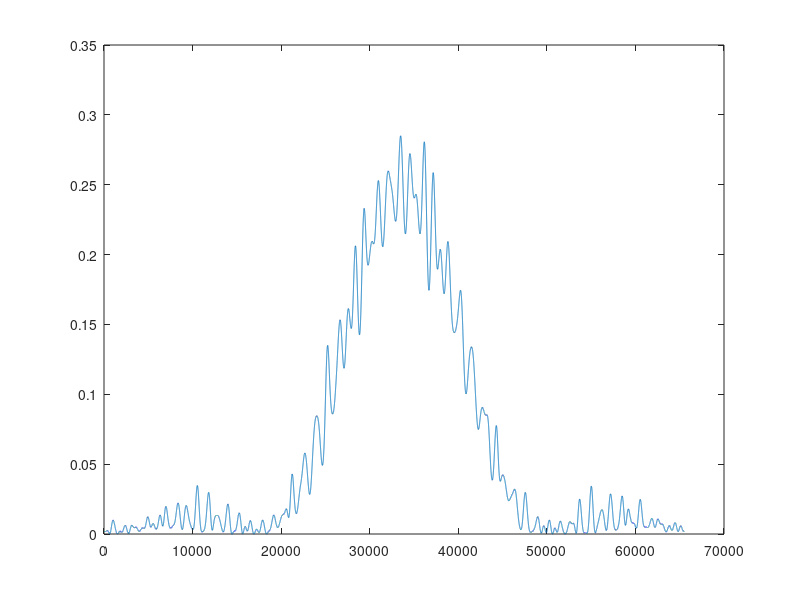

The MATLAB source for this figure:
% EELE 581 1D Diffraction
% We want to calculate the optical field behind a 1-dimensional aperture.
% We do so using the angular spectrum/transfer function approach.
clear;
% Define our parameters
apertureLength = 5;       % l [mm]
distance = 100;           % z [mm]
wavelength = 1;           % lambda [mm (nm x10^-6)]

% Find adequate sampling values
% We use figure 5.5 (b) from Goodman's Intro to Fourier Optics for this.
% We assume log(Q(log(NF)) and log(M(log(NF)) are linear.
fresnelNumber = (apertureLength / 2)^2 / (wavelength * distance);

slopeQ = -0.6;
offsetQ = 2.1;

slopeM = 0.4;
offsetM = 2.8;

% log(Q) = slopeQ * log(fresnelNumber) + offsetQ gives us:
zeroPaddingRatio = floor(power(10, offsetQ) * power(fresnelNumber, slopeQ))
% And the same for M
samplesPerAperture = floor(power(10, offsetM) * power(fresnelNumber, slopeM))

zeroPaddingRatio = 16;
samples = 2^16;
samplesPerAperture = floor(samples / zeroPaddingRatio);     % M [-]
% samples = floor(zeroPaddingRatio * samplesPerAperture);   % N [-]
totalWidth = apertureLength * samples / samplesPerAperture; % L [mm]

% Make the aperture function. This is just a rect.
aperture = zeros(1, samples);
aperture((samples / 2) - (samplesPerAperture / 2) : (samples / 2) + (samplesPerAperture / 2)) = 1;

% Calculate the discrete fourier transform of the aperture and shift it so
% the DC part is in the middle. We could also shift the transfer function,
% however, this approach was chosen to be consistent with the transfer
% function formula used in Goodman's Intro to Fourier Optics.
angSpec = fft(aperture);
angSpecShifted = fftshift(angSpec);

% Create our discrete frequency steps for fx (k). This is a 1D example so
% we only need fx.
k = 1:samples;

% Create our transfer function as described in Goodman's Intro to Fourier
% Optics
transferFunction = exp(1j * ((2 * pi * distance)/wavelength) * sqrt(1 - (wavelength / totalWidth)^2 * ((k - (samples / 2)).^2)));

% Multiply element wise with our shifted angular spectrum
convolutedShifted = angSpecShifted .* transferFunction;

% Shift our angular spectrum back so DC is at the beginning and do an
% inverse fourier transform
convoluted = ifftshift(convolutedShifted);
pattern = ifft(convoluted);

intensity = pattern .* conj(pattern);

% figure(1);
% plot(phase(transferFunction));
% figure(2);
% plot(abs(convolutedShifted));
% figure(3);
plot(intensity);
% figure(4);
% plot(aperture);
